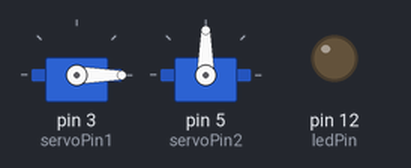
Bench run of a sketch on a simulated Arduino Uno, built with avr-gcc and run on an emulated ATmega328P. Shown: 2 × servo, output pins drawn as LEDs (lit = HIGH).

Above: at 0.05 s.
At 3.7 s:
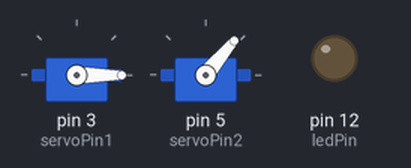
At 7.35 s:
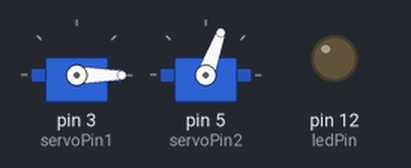
At 12.4 s:
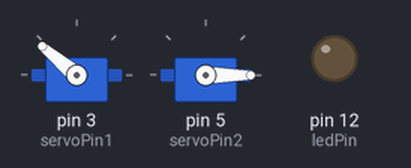
Timing chart, 0 to 16.1 s (numbered marks = the images above):
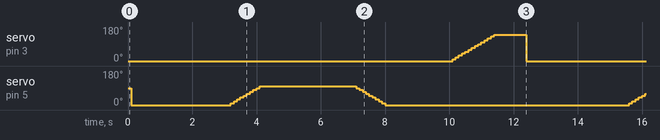

The sketch:

AutoFishFeeding.ino
```cpp
// Include the Servo library
#include <Servo.h>
// Declare the Servo pin
int servoPin1 = 3;
int servoPin2 = 5;
int ledPin = 12;
// Create a servo object
Servo Servo1,Servo2;
void setup() {
   // We need to attach the servo to the used pin number
   Servo1.attach(servoPin1);
   Servo2.attach(servoPin2);
   pinMode(ledPin, OUTPUT);
}
void loop(){
   // Make servo go to 0 degrees
   //digitalWrite(ledPin, HIGH);
   //delay(1000);
   Servo1.write(0);
   delay(100);


   Servo2.write(0);
   delay(3000);
   Servo2.write(0);
   delay(100);
   Servo2.write(10);
   delay(100);
   Servo2.write(20);
   delay(100);
   Servo2.write(30);
   delay(100);
   Servo2.write(40);
   delay(100);
   Servo2.write(50);
   delay(100);
   Servo2.write(60);
   delay(100);
   Servo2.write(70);
   delay(100);
   Servo2.write(80);
   delay(100);
   Servo2.write(90);
   delay(100);
   Servo2.write(100);


   delay(3000);


   Servo2.write(90);
   delay(100);
   Servo2.write(80);
   delay(100);
   Servo2.write(70);
   delay(100);
   Servo2.write(60);
   delay(100);
   Servo2.write(50);
   delay(100);
   Servo2.write(40);
   delay(100);
   Servo2.write(30);
   delay(100);
   Servo2.write(20);
   delay(100);
   Servo2.write(10);
   delay(100);
   Servo2.write(0);
   delay(2000);
   //ServoMotor1();
   //11111111111111111111111111111111111111

   //111111111111111111111111111111111111
   Servo1.write(0);
   delay(100);
   Servo1.write(10);
   delay(100);
   Servo1.write(20);
   delay(100);
   Servo1.write(30);
   delay(100);
   Servo1.write(40);
   delay(100);
   Servo1.write(50);
   delay(100);
   Servo1.write(60);
   delay(100);
   Servo1.write(70);
   delay(100);
   Servo1.write(80);
   delay(100);
   Servo1.write(90);
   delay(100);
   Servo1.write(100);
   delay(100);
   Servo1.write(110);
   delay(100);
   Servo1.write(120);
   delay(100);
   Servo1.write(130);
   delay(100);
   Servo1.write(140);
   delay(1000);
   Servo1.write(0);

   ////////////////////////////////////////2222222222
   //(1000);
   // Make servo go to 180 degrees


}

/*
void ServoMotor2(){
   Servo1.write(50);
   delay(1000);
   Servo1.write(0);
   delay(1000);

   Servo2.write(0);
   delay(3000);
   Servo2.write(0);
   delay(100);
   Servo2.write(10);
   delay(100);
   Servo2.write(20);
   delay(100);
   Servo2.write(30);
   delay(100);
   Servo2.write(40);
   delay(100);
   Servo2.write(50);
   delay(100);
   Servo2.write(60);
   delay(100);
   Servo2.write(70);
   delay(100);
   Servo2.write(80);
   delay(100);
   Servo2.write(90);
   delay(100);
   Servo2.write(100);


   delay(3000);


   Servo2.write(90);
   delay(100);
   Servo2.write(80);
   delay(100);
   Servo2.write(70);
   delay(100);
   Servo2.write(60);
   delay(100);
   Servo2.write(50);
   delay(100);
   Servo2.write(40);
   delay(100);
   Servo2.write(30);
   delay(100);
   Servo2.write(20);
   delay(100);
   Servo2.write(10);
   delay(100);
   Servo2.write(0);
   delay(2000);
   ServoMotor1();

}

void ServoMotor1(){

   Servo1.write(0);
   delay(100);
   Servo1.write(10);
   delay(100);
   Servo1.write(20);
   delay(100);
   Servo1.write(30);
   delay(100);
   Servo1.write(40);
   delay(100);
   Servo1.write(50);
   delay(100);
   Servo1.write(60);
   delay(100);
   Servo1.write(70);
   delay(100);
   Servo1.write(80);
   delay(100);
   Servo1.write(90);
   delay(100);
   Servo1.write(100);
   delay(1000);
   Servo1.write(0);

}

*/
```

Measured:
- by itself, servo on pin 3 (servoPin1): repeats every 12.4 s: 20° 0.10 s, 30° 0.10 s, 40° 0.10 s, 50° 0.10 s, 60° 0.10 s, 70° 0.10 s, 80° 0.10 s, 90° 0.10 s, 100° 0.10 s, 110° 0.10 s, 120° 0.10 s, 130° 0.10 s, 140° 1.0 s, 0° 10.1 s, 10° 0.10 s
- by itself, servo on pin 5 (servoPin2): repeats every 12.4 s: 10° 0.10 s, 20° 0.10 s, 30° 0.10 s, 40° 0.10 s, 50° 0.10 s, 60° 0.10 s, 70° 0.10 s, 80° 0.10 s, 90° 0.10 s, 100° 3.0 s, 90° 0.10 s, 80° 0.10 s, 70° 0.10 s, 60° 0.10 s, 50° 0.10 s, 40° 0.10 s, 30° 0.10 s, 20° 0.10 s, 10° 0.10 s, 0° 7.6 s
